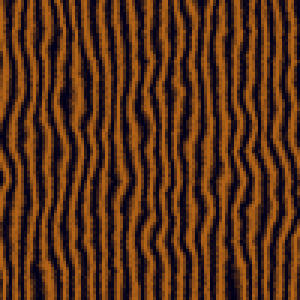
#> input picture src/GarbageAndTests/marble.png, 100 x 100 px (shown 3 times larger)
$ python -i Loader.py   (imports and definitions only)
#> lines starting #> are read from the running program, lines starting #| are printed output that depends on the picture; after the words box and inside, x2 and y2 are one past the last pixel; in counts of white or black regions, pixels touching at a corner belong together
### src/Shape.py
class Shape:

    def __init__(self, shape, id, kind=None, context=None):
        self.shape = shape
        self.id = id
        self.kind = kind
        self.context = context

    def __str__(self):
        return f"id:{self.id} kind:{self.kind} Shape:{str(self.shape)}"

### src/Loader.py
import logging
import os
import xml.etree.ElementTree as ET
from typing import List

import cv2
import pygame

from src.Shape import Shape


class Loader:
    """
    The Loader class loads an SVG file and translates it into Shape objects of the Engine
    """

    def __init__(self):
        """
        Initialises the loader for a given folder
        """
        self.id_count = 0

    def load(self, filename: str) -> List[Shape]:
        """
        Loads every child node of the root of a specific svg images' xml tree representation
        :param filename: filename of the svg image (in the resource folder)
        """
        # TODO fileending descrimination
        path, extension = os.path.splitext(filename)
        extension = extension.lower()
        if extension == ".svg":
            return self._load_svg(filename)
        elif extension == ".png" or extension == ".jpg" or extension == ".jpeg":
            return self._load_img(filename)
        else:
            raise Exception(f"Unknown file ending {extension}")

    def _load_svg(self, filename: str) -> List[Shape]:
        """
        Loads Objects from SVG file
        :param filename:
        :return:
        """
        tree = ET.parse(filename)
        root = tree.getroot()

        # Load information on background size
        root_attrib = root.attrib
        root_width = float(root_attrib["width"])
        root_height = float(root_attrib["height"])

        """Load shapes"""
        shapes = []

        # Create bounding boxes from children
        logging.info(f"Detected {len(root)} children. Loading")
        for child in root:
            # TODO other shapes
            # Extract parameters
            child_attrib = child.attrib
            child_x = float(child_attrib["x"])
            child_y = float(child_attrib["y"])
            child_width = float(child_attrib["width"])
            child_height = float(child_attrib["height"])
            child_color = child_attrib["fill"]

            # Build Shape
            box = pygame.Rect(child_x, child_y, child_width, child_height)
            shape = Shape(box, self.id_count)
            self.id_count += 1

            # Append to shape list
            shapes.append(shape)
            logging.info(f"Loaded child {shape}")
        logging.info(f"loaded all children")
        return shapes

    def _load_img(self, filename):
#> called with filename = 'GarbageAndTests/marble.png'
        print(filename)
        img = cv2.imread(filename)
#> img is the input picture: shape (100, 100, 3); mean B, G, R 23.8, 48.9, 88.1
        gray = cv2.cvtColor(img, cv2.COLOR_BGR2GRAY)
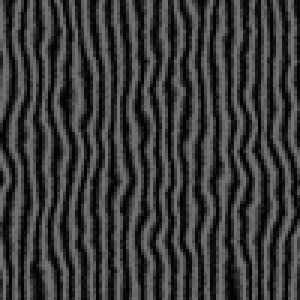
#> gray: shape (100, 100) (shown 3 times larger); min 3, max 114, mean 57.8
        # Filter for image smoothing if needed
        gray = cv2.bilateralFilter(gray, 10, 50, 50)
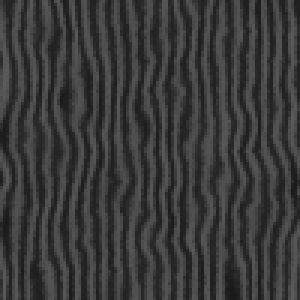
#> gray: shape (100, 100) (shown 3 times larger); min 26, max 91, mean 57.7
        # Canny Edge Detection
        canny_output = cv2.Canny(gray, 100, 200)
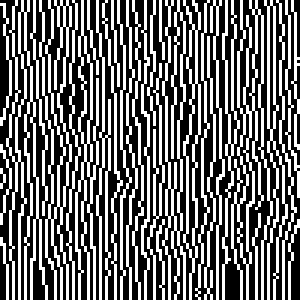
#> canny_output: shape (100, 100) (shown 3 times larger); 40.5% white in thin lines or dots
        # Try Shape detection by edge detection
        contours, hierarchy = cv2.findContours(canny_output, cv2.RETR_TREE, cv2.CHAIN_APPROX_SIMPLE)
#> contours = 45 contours, 34 with area under 20; largest, box (x1, y1, x2, y2) and area: (61, 0, 67, 100) 191, (61, 27, 67, 87) 147, (77, 0, 91, 100) 132, (79, 37, 85, 89) 123, (25, 0, 33, 100) 108
        # This detects whiter objects from black background
        # From OpenCV Documentation "In OpenCV, finding contours is like finding white object from black background"
        shapes = []
        for cnt in contours:
            x, y, w, h = cv2.boundingRect(cnt)
            box = pygame.Rect(x, y, w, h)
            shape = Shape(box, self.id_count)
            self.id_count += 1
            shapes.append(shape)
            logging.info(f"Loaded child {shape}")
#> this loop made 45 passes
#> (x, y, w, h) on passes 1 to 12: (0, 79, 3, 21), (96, 73, 4, 27), (52, 73, 3, 27), (84, 71, 3, 29), (0, 56, 2, 7), (0, 48, 4, 27), (49, 21, 6, 79), (68, 12, 4, 88), (0, 1, 4, 41), (97, 0, 3, 50), (95, 0, 5, 66), (92, 0, 7, 100)
#> after the loop, self.id_count = 45; shapes = 45 items
        logging.info(f"loaded all children")
        return shapes

>>> result = Loader().load('GarbageAndTests/marble.png')
#> result = 45 items
